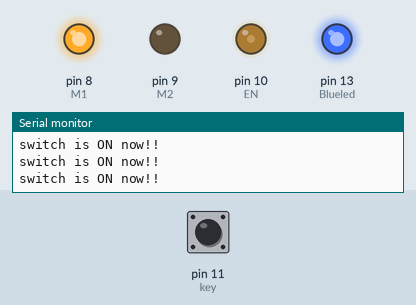
This sketch was run on a simulated Arduino Uno, built with avr-gcc and run on an emulated ATmega328P. Parts: output pins drawn as LEDs (lit = HIGH), the last lines printed to the serial monitor. Dashed ring = blinking. The inputs (shaded band) are chosen by the test bench; at power-on: pin 11 (key) HIGH.

Above: at 1.2 s.
1.3 s: pin 11 (key) pulled LOW for 0.15 s
At 2.3 s:
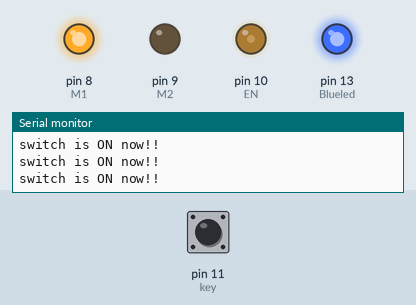
2.9 s: pin 11 (key) pulled LOW for 1 s
At 3.7 s:
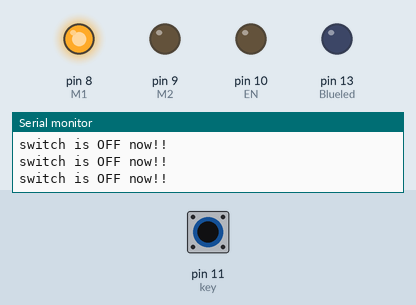
6.9 s: pin 11 (key) driven LOW
At 7.3 s:
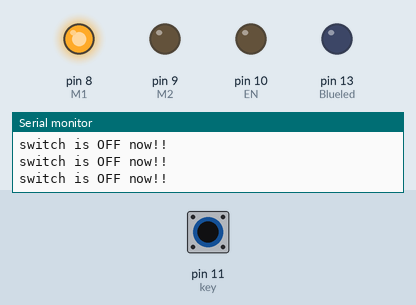
9.9 s: pin 11 (key) driven HIGH
At 10.4 s:
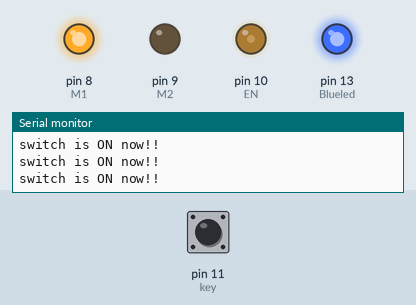
12.9 s: pin 11 (key) pulsed LOW 2 times (0.12 s each, 0.3 s apart)
At 13.14 s:
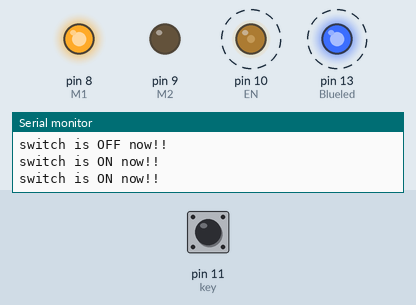
Timing chart, 0 to 15.9 s (numbered marks = the images above; inputs shaded):
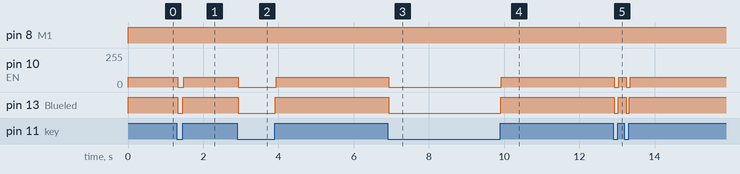

Measured:
- after the input at 1.3 s, pin 10 (EN): 75/255 → 0/255 at once, → 75/255 0.15 s later; pin 13 (Blueled): HIGH → LOW at once, → HIGH 0.13 s later
- after the input at 2.9 s, pin 10 (EN): 75/255 → 0/255 at once, → 75/255 1.0 s later; pin 13 (Blueled): HIGH → LOW at once, → HIGH 0.98 s later
- after the input at 6.9 s, pin 10 (EN): 75/255 → 0/255 at once; pin 13 (Blueled): HIGH → LOW at once
- after the input at 9.9 s, pin 10 (EN): 0/255 → 75/255 at once; pin 13 (Blueled): LOW → HIGH at once
- after the input at 12.9 s, pin 10 (EN): alternates 75/255 for 0.19 s and 0/255 for 0.12 s, 4 changes in all, then stays 75/255, starting at once; pin 13 (Blueled): alternates HIGH for 0.21 s and LOW for 0.10 s, 4 changes in all, then stays HIGH, starting at once

The sketch:

Rotate.ino
```cpp
//define used components (libraries) accompany by input pins
#define M1 8
#define M2 9
#define EN 10
#define key 11
#define Blueled 13
//declaring used variable
int POT_VAL;

void setup() {
  Serial.begin(9600);
  pinMode(Blueled,OUTPUT);
  pinMode(EN,OUTPUT);
  pinMode(M1,OUTPUT);
  pinMode(M2,OUTPUT);
  pinMode(key,INPUT_PULLUP);

}

void loop() {
      byte switchstate = digitalRead(key);
//if the user switch the key rotate fold paper and turn led on
      if(switchstate == HIGH){
        analogWrite(Blueled, 255);
        Serial.println("switch is ON now!!");
        analogWrite(EN,75);
        digitalWrite(M1,HIGH);
        digitalWrite(M2,LOW);
      }else{
        Serial.println("switch is OFF now!!");
        analogWrite(Blueled, 03);
        analogWrite(EN,0);
        analogWrite(Blueled,0);
      }


}
```
